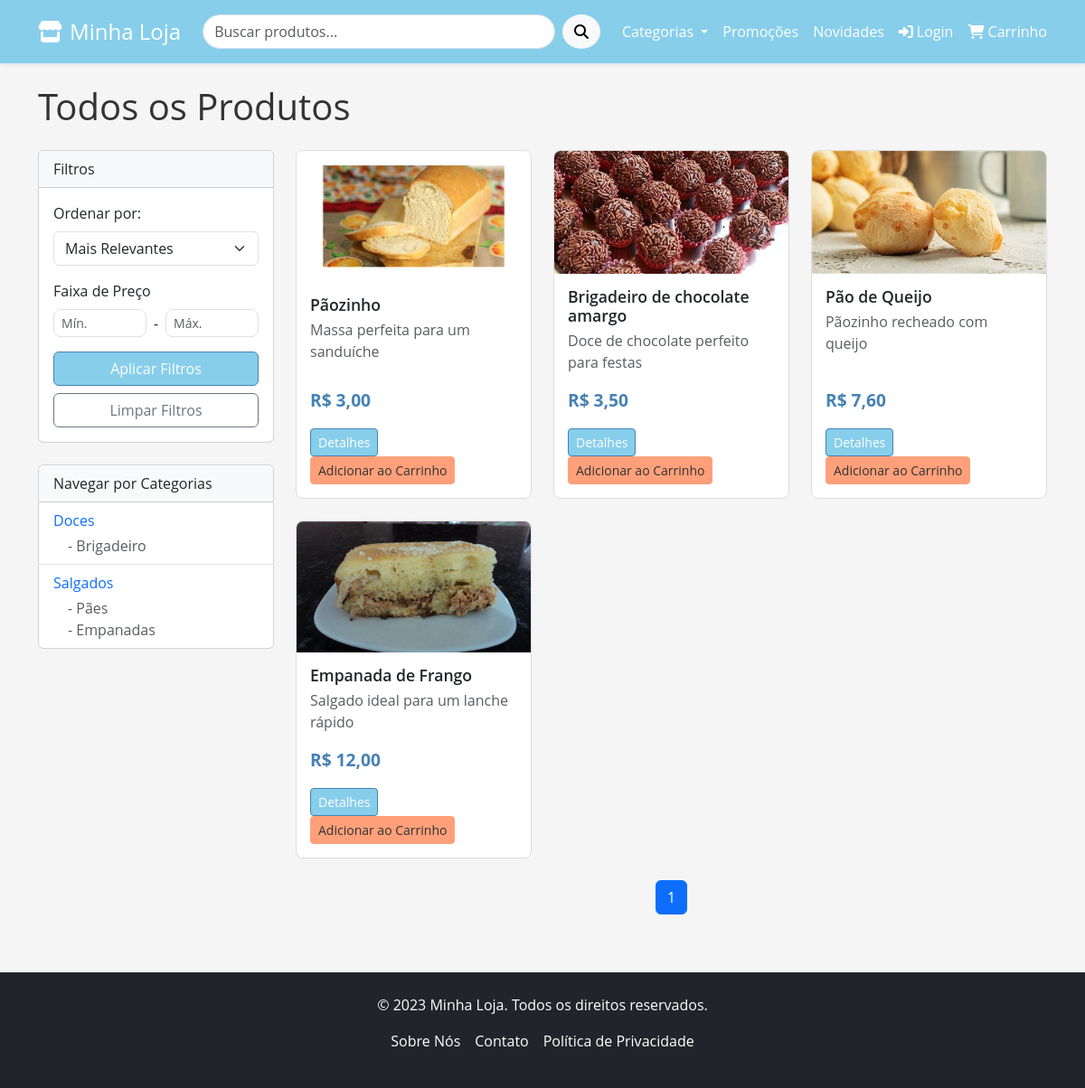
/produtos/, run on the app's committed database.
### products/models.py (models this page shows, shortened)
class Category(models.Model):
    name = models.CharField(max_length=100, unique=True, verbose_name="Nome da Categoria")
    slug = models.SlugField(max_length=100, unique=True, blank=True)
    parent = models.ForeignKey('self', on_delete=models.CASCADE, null=True, blank=True,
                               related_name='children', verbose_name="Categoria Pai")
    description = models.TextField(null=True, blank=True, verbose_name="Descrição da Categoria")
    class Meta:
        verbose_name = "Categoria"
        verbose_name_plural = "Categorias"

class Product(models.Model):
    sku = models.CharField(max_length=5, unique=True, default=generate_sku, verbose_name="SKU")
    name = models.CharField(max_length=255, verbose_name="Nome do Produto")
    categories = models.ManyToManyField(Category, related_name='products', verbose_name="Categorias")
    quantity = models.IntegerField(default=0, verbose_name="Quantidade em Estoque")
    price = models.DecimalField(max_digits=10, decimal_places=2, verbose_name="Preço")
    description = models.TextField(null=True, blank=True, verbose_name="Descrição Completa")
    short_description = models.CharField(max_length=150, verbose_name="Descrição Curta")
    priority = models.IntegerField(default=1, verbose_name="Prioridade de Exibição")
    created_at = models.DateTimeField(auto_now_add=True, verbose_name="Data de Cadastro")
    updated_at = models.DateTimeField(auto_now=True, verbose_name="Última Atualização")
    is_active = models.BooleanField(default=True, verbose_name="Ativo")
    image = models.ImageField(upload_to='products/', null=True, blank=True, verbose_name="Imagem do Produto")
    slug = models.SlugField(max_length=255, unique=True, blank=True)
    class Meta:
        verbose_name = "Produto"
        verbose_name_plural = "Produtos"
        ordering = ['priority', 'name'] # Ordenação padrão
    @property
    def is_in_stock(self):
        return self.quantity > 0

### products/views.py (the view)
# urls.py: path('', views.product_list_view, name='product_list'),
def product_list_view(request, category_slug=None):
    products = Product.objects.filter(is_active=True)
    current_category = None
    if category_slug:
        current_category = get_object_or_404(Category, slug=category_slug)
        descendants = current_category.get_descendants(include_self=True) # Requere django-mptt para get_descendants
        products = products.filter(categories__in=descendants).distinct()
    query = request.GET.get('q')
    if query:
        products = products.filter(
            Q(name__icontains=query) |
            Q(short_description__icontains=query) |
            Q(description__icontains=query)
        ).distinct() # distinct() para evitar duplicatas se um produto estiver em várias categorias e corresponder à busca
    min_price = request.GET.get('min_price')
    max_price = request.GET.get('max_price')
    if min_price:
        products = products.filter(price__gte=min_price)
    if max_price:
        products = products.filter(price__lte=max_price)
    if request.GET.get('promo'):
        products = products.filter(price__lt=100) # Exemplo: produtos abaixo de R$100 são promo
    sort_by = request.GET.get('sort', 'priority') # Padrão: prioridade
    if sort_by == 'price_asc':
        products = products.order_by('price')
    elif sort_by == 'price_desc':
        products = products.order_by('-price')
    elif sort_by == 'name_asc':
        products = products.order_by('name')
    elif sort_by == 'name_desc':
        products = products.order_by('-name')
    elif sort_by == 'newest':
        products = products.order_by('-created_at')
    elif sort_by == 'oldest':
        products = products.order_by('created_at')
    else: # Default: priority
        products = products.order_by('priority', '-created_at')
    paginator = Paginator(products, 12) # 12 produtos por página
    page_number = request.GET.get('page')
    try:
        page_obj = paginator.page(page_number)
    except PageNotAnInteger:
        page_obj = paginator.page(1)
    except EmptyPage:
        page_obj = paginator.page(paginator.num_pages)
    context = {
        'page_obj': page_obj,
        'products': page_obj.object_list,
        'current_category': current_category,
        'query': query,
        'min_price': min_price,
        'max_price': max_price,
        'sort_by': sort_by,
    }
    return render(request, 'products/product_list.html', context)

### carts/context_processors.py (called while the page is built)
def cart_items_count(request):
    cart_item_count = 0
    if request.user.is_authenticated:
        try:
            cart = Cart.objects.get(customer=request.user)
            cart_item_count = cart.total_items
        except Cart.DoesNotExist:
            pass
    return {'cart_item_count': cart_item_count}

### products/context_processors.py (called while the page is built)
def categories_menu(request):
    categories = Category.objects.filter(parent__isnull=True).order_by('name')
    return {'categories': categories}

### products/templates/products/product_list.html (shortened to what this page needs)
{% extends 'base.html' %}
{% load static %}
{% block content %}
    <h1 class="mb-4">
        {% if current_category %}
            {{ current_category.name }}
            <small class="text-muted fs-5 d-block">{{ current_category.description }}</small>
        {% else %}
            Todos os Produtos
        {% endif %}
    </h1>
    <div class="row">
        <div class="col-md-3">
            <div class="card mb-4">
                <div class="card-header bg-light">
                    Filtros
                </div>
                <div class="card-body">
                    <form method="get" action="{% url 'product_list' %}">
                        <div class="mb-3">
                            <label for="sort_by" class="form-label">Ordenar por:</label>
                            <select class="form-select" id="sort_by" name="sort" onchange="this.form.submit()">
                                <option value="priority" {% if sort_by == 'priority' %}selected{% endif %}>Mais Relevantes</option>
                            </select>
                        </div>
                        <div class="mb-3">
                            <label class="form-label">Faixa de Preço</label>
                            <div class="d-flex align-items-center">
                                <input type="number" name="min_price" class="form-control form-control-sm" placeholder="Mín." value="{{ min_price|default_if_none:'' }}">
                                <span class="mx-2">-</span>
                                <input type="number" name="max_price" class="form-control form-control-sm" placeholder="Máx." value="{{ max_price|default_if_none:'' }}">
                            </div>
                        </div>
                        <button type="submit" class="btn btn-primary w-100">Aplicar Filtros</button>
                        <a href="{% url 'product_list' %}{% if current_category %}?category={{ current_category.slug }}{% endif %}" class="btn btn-outline-secondary w-100 mt-2">Limpar Filtros</a>
                    </form>
                </div>
            </div>
            <div class="card">
                <div class="card-header bg-light">
                    Navegar por Categorias
                </div>
                <ul class="list-group list-group-flush">
                    {% for cat in categories %}
                        <li class="list-group-item">
                            <a href="{% url 'product_list' %}?category={{ cat.slug }}" class="text-decoration-none">
                                {{ cat.name }}
                            </a>
                            {% if cat.children.all %}
                                <ul class="list-unstyled ms-3 mt-1">
                                    {% for sub_cat in cat.children.all %}
                                        <li>
                                            <a href="{% url 'product_list' %}?category={{ sub_cat.slug }}" class="text-decoration-none text-muted">
                                                - {{ sub_cat.name }}
                                            </a>
                                        </li>
                                    {% endfor %}
                                </ul>
                            {% endif %}
                        </li>
                    {% endfor %}
                </ul>
            </div>
        </div>
        <div class="col-md-9">
            {% if products %}
                <div class="row row-cols-1 row-cols-md-2 row-cols-lg-3 g-4">
                    {% for product in products %}
                        <div class="col">
                            <div class="card h-100 product-card">
                                {% if product.image %}
                                    <img src="{{ product.image.url }}" class="card-img-top" alt="{{ product.name }}">
                                {% else %}
                                    <img src="{% static 'images/placeholder_product.png' %}" class="card-img-top" alt="Sem Imagem">
                                {% endif %}
                                <div class="card-body d-flex flex-column">
                                    <h5 class="card-title">{{ product.name }}</h5>
                                    <p class="card-text text-muted">{{ product.short_description }}</p>
                                    <div class="mt-auto">
                                        <p class="product-price">R$ {{ product.price|floatformat:2 }}</p>
                                        <a href="{% url 'product_detail' product.slug %}" class="btn btn-sm btn-primary">Detalhes</a>
                                        <form action="{% url 'add_to_cart' product.sku %}" method="post" class="d-inline">
                                            <button type="submit" class="btn btn-sm btn-accent {% if not product.is_in_stock %}disabled{% endif %}"
                                                    {% if not product.is_in_stock %}aria-disabled="true"{% endif %}>
                                                {% if product.is_in_stock %}Adicionar ao Carrinho{% else %}Esgotado{% endif %}
                                            </button>
                                        </form>
                                    </div>
                                </div>
                            </div>
                        </div>
                    {% endfor %}
                </div>
                <nav aria-label="Paginação de Produtos" class="mt-4">
                    <ul class="pagination justify-content-center">
                        {% for i in page_obj.paginator.page_range %}
                            <li class="page-item {% if page_obj.number == i %}active{% endif %}">
                                <a class="page-link" href="?page={{ i }}{% if sort_by %}&sort={{ sort_by }}{% endif %}">{{ i }}</a>
                            </li>
                        {% endfor %}
                    </ul>
                </nav>
            {% else %}
                <div class="alert alert-warning text-center" role="alert">
                    Nenhum produto encontrado com os filtros aplicados.
                </div>
            {% endif %}
        </div>
    </div>
{% endblock %}

### static/css/style.css (style rules this page uses)
:root { --primary-color: #87CEEB; --primary-dark: #4682B4; --accent-color: #FFA07A; --text-dark: #333333; --text-light: #F8F8F8; --bg-light: #FFFFFF; --bg-light-alt: #F5F5F5; }
body { font-family: 'Open Sans', sans-serif; color: var(--text-dark); background-color: var(--bg-light-alt); }
.btn-primary { background-color: var(--primary-color); border-color: var(--primary-dark); }
.btn-accent { background-color: var(--accent-color); border-color: var(--accent-color); color: var(--text-dark); }
.product-card { border: 1px solid #ddd; border-radius: 8px; overflow: hidden; transition: transform 0.2s; background-color: var(--bg-light); }
.product-card img { max-height: 200px; object-fit: contain; width: 100%; }
.product-card .card-body { padding: 15px; }
.product-card .card-title { font-size: 1.1em; font-weight: 600; margin-bottom: 5px; }
.product-card .product-price { font-size: 1.2em; font-weight: bold; color: var(--primary-dark); }
.form-control { border-radius: 0.5rem; }

### data on the page
Category: name "Doces"
Category: name "Brigadeiro"
Category: name "Salgados"
Category: name "Pães"
Category: name "Empanadas"
Product: image (picture), name "Pãozinho", short_description "Massa perfeita para um sanduíche", price "3,00", quantity "Adicionar ao Carrinho"
Product: image (picture), name "Brigadeiro de chocolate amargo", short_description "Doce de chocolate perfeito para festas", price "3,50", quantity "Adicionar ao Carrinho"
Product: image (picture), name "Pão de Queijo", short_description "Pãozinho recheado com queijo", price "7,60", quantity "Adicionar ao Carrinho"
Product: image (picture), name "Empanada de Frango", short_description "Salgado ideal para um lanche rápido", price "12,00", quantity "Adicionar ao Carrinho"

### other printed values
{{ i }} "1"
